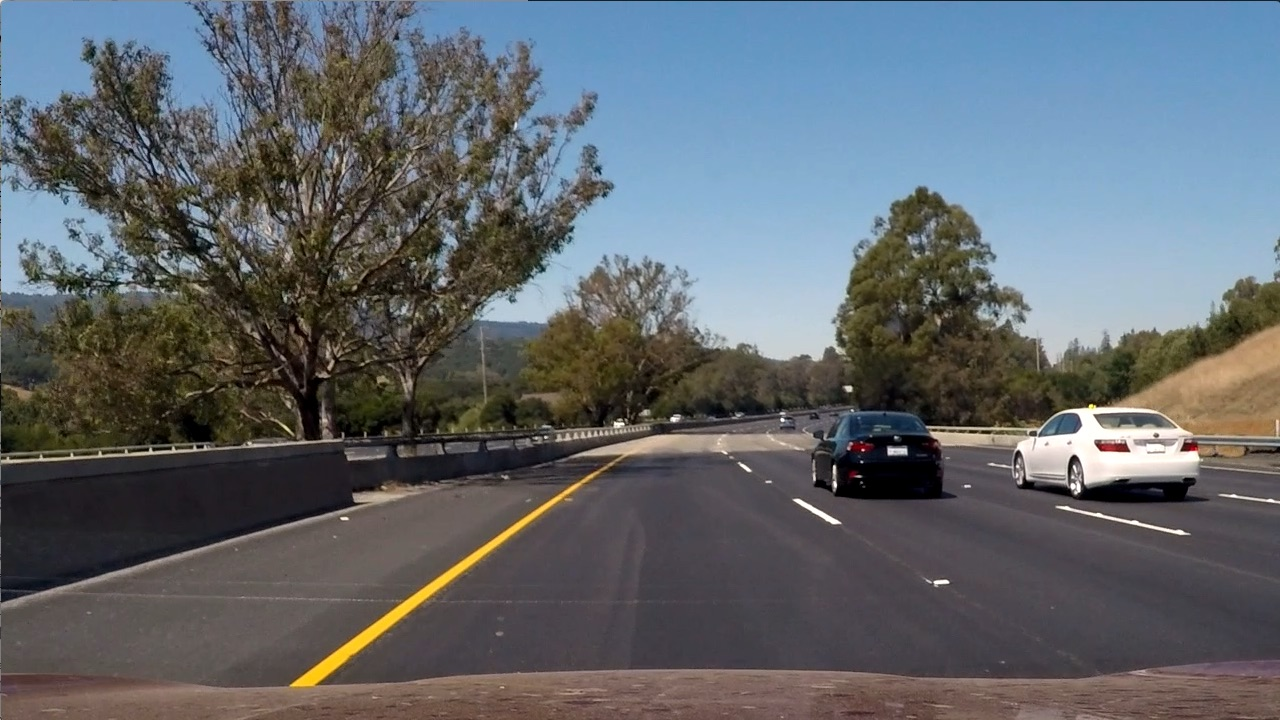
#> input picture SDC_01/calibration_wide/test6.jpg, 1280 x 720 px
$ jupyter execute 'SDC_01_16_31_Color and Gradient.ipynb'   (older library calls are emulated)
#> lines starting #> are read from the running program, lines starting #| are printed output that depends on the picture
[cell 1]
import numpy as np
import cv2
import matplotlib.pyplot as plt
import matplotlib.image as mpimg

[cell 2]
image = mpimg.imread('calibration_wide/test6.jpg')
#> image is the input picture: shape (720, 1280, 3); mean R, G, B 97, 102.6, 107.9
plt.imshow(image)

[cell 3]
hls = cv2.cvtColor(image, cv2.COLOR_RGB2HLS)
#> hls: shape (720, 1280, 3); mean of channels 0, 1, 2 76.7, 102.2, 57.5
s_channel = hls[:,:,2]
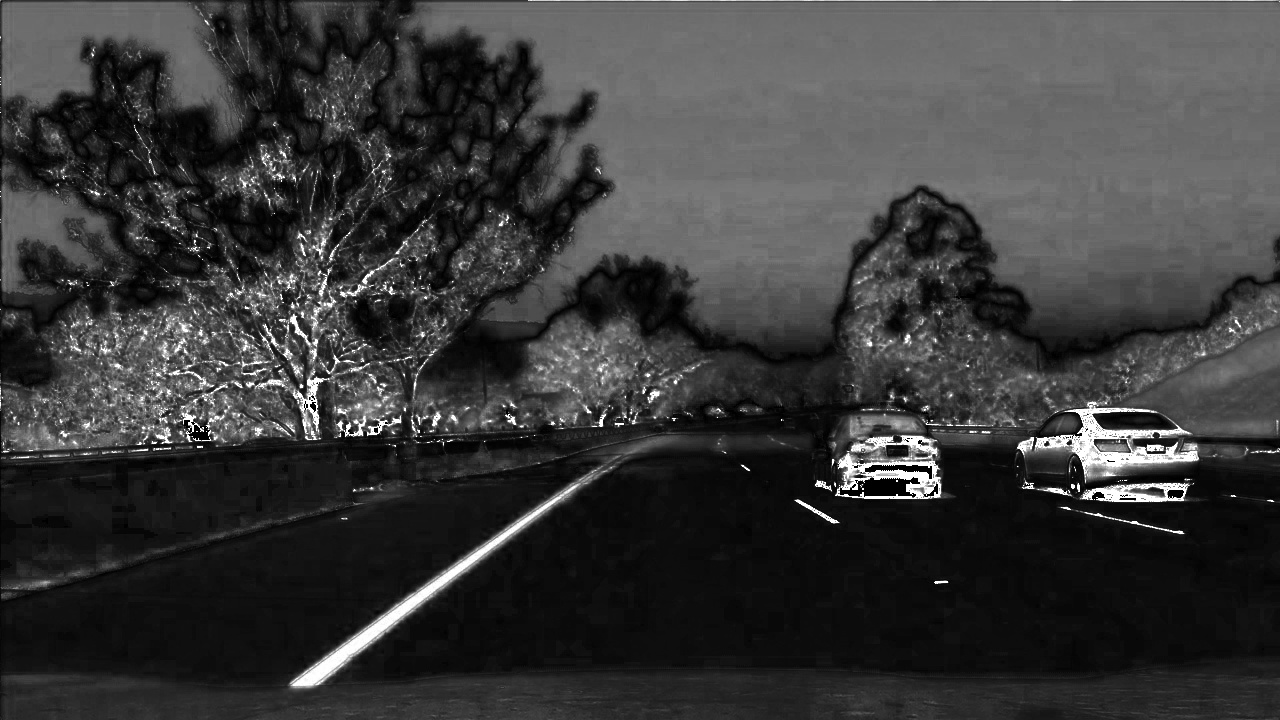
#> s_channel: shape (720, 1280); min 0, max 255, mean 57.5

# Threshold color channel
s_thresh_min = 170
s_thresh_max = 255
s_binary = np.zeros_like(s_channel)
s_binary[(s_channel >= s_thresh_min) & (s_channel <= s_thresh_max)] = 1

plt.imshow(s_binary)

[cell 4]
gray = cv2.cvtColor(image, cv2.COLOR_RGB2GRAY)
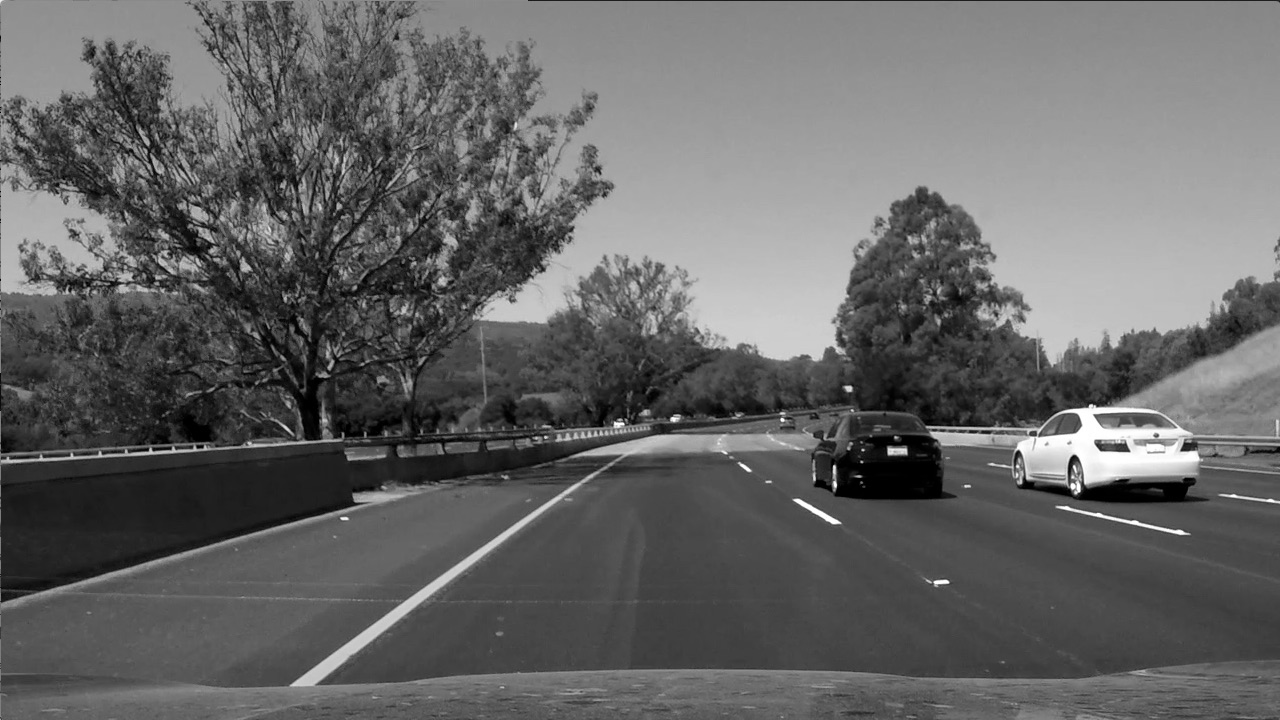
#> gray: shape (720, 1280); min 0, max 255, mean 101.5

# Sobel x
sobelx = cv2.Sobel(gray, cv2.CV_64F, 1, 0) # Take the derivative in x
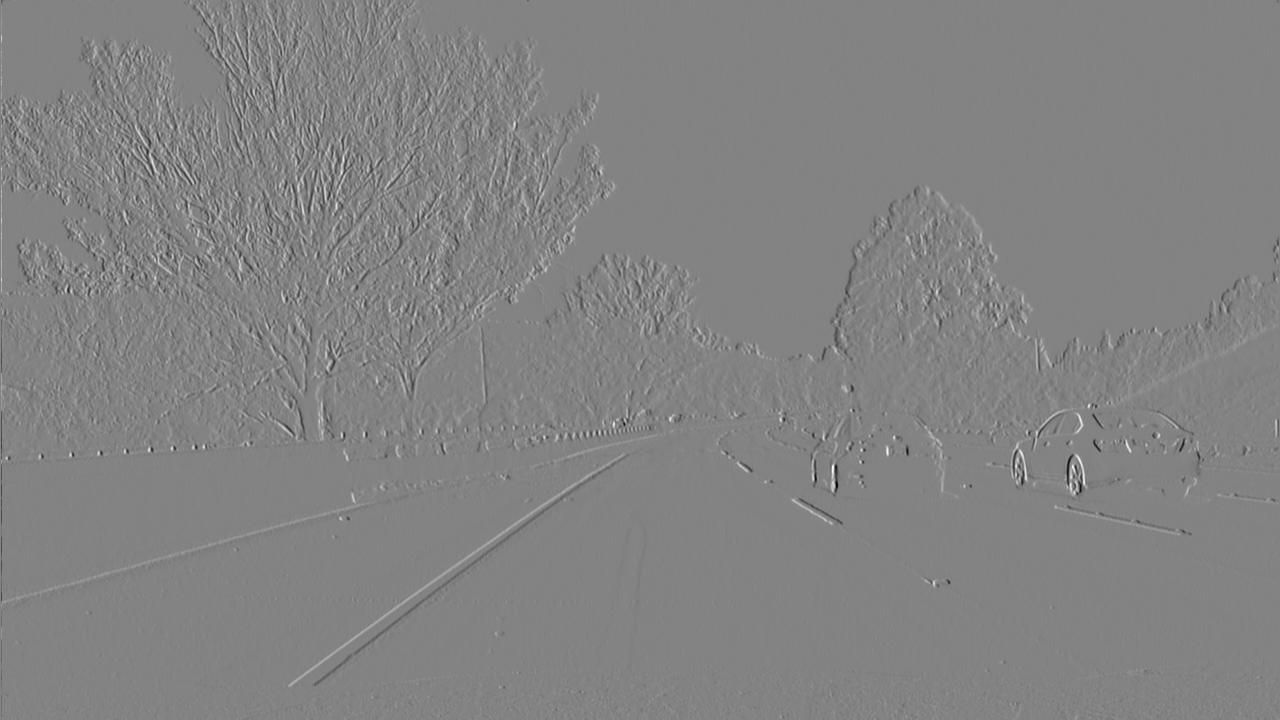
#> sobelx: shape (720, 1280) float64; min -859, max 812, mean 0.1; drawn with min black and max white
abs_sobelx = np.absolute(sobelx) # Absolute x derivative to accentuate lines away from horizontal
scaled_sobel = np.uint8(255*abs_sobelx/np.max(abs_sobelx))

# Threshold x gradient
thresh_min = 20
thresh_max = 100
sxbinary = np.zeros_like(scaled_sobel)
sxbinary[(scaled_sobel >= thresh_min) & (scaled_sobel <= thresh_max)] = 1

plt.imshow(sxbinary)

[cell 5]
color_binary = np.dstack(( np.zeros_like(sxbinary), sxbinary, s_binary)) * 255
plt.imshow(color_binary)
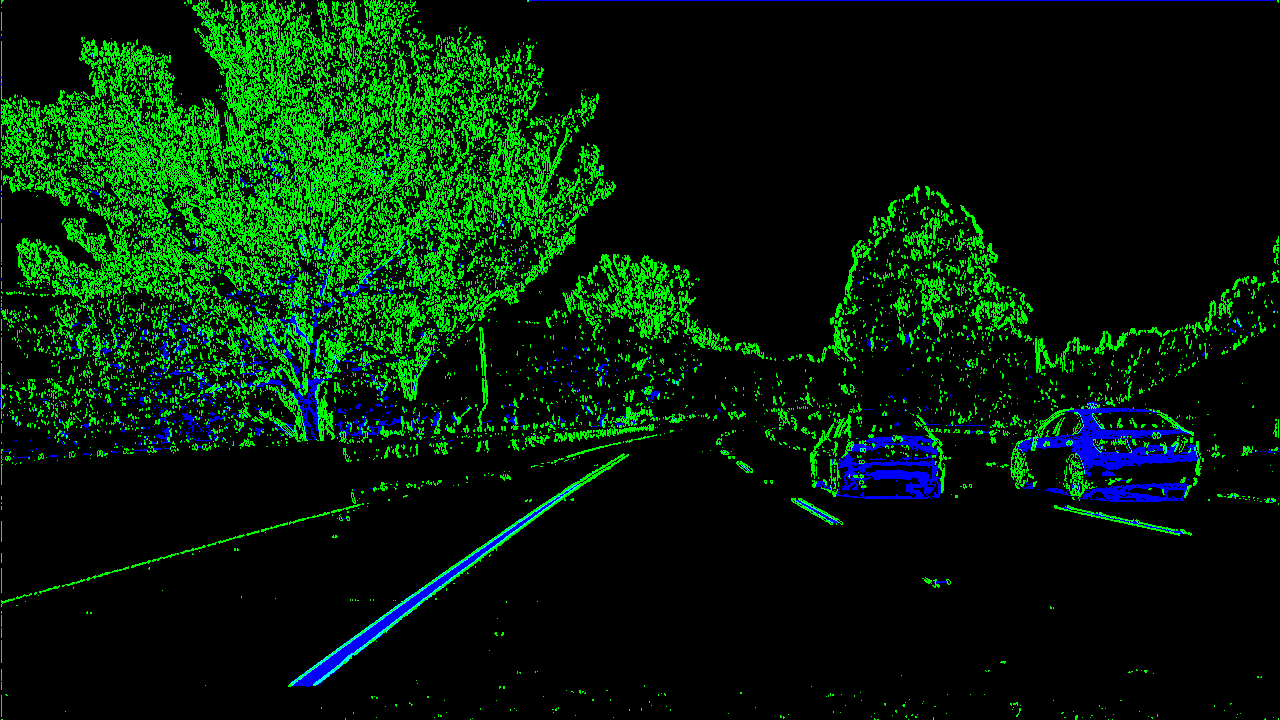
#> shown: shape (720, 1280, 3); mean R, G, B 0, 30.4, 5.5

[cell 6]
combined_binary = np.zeros_like(sxbinary)
combined_binary[(s_binary == 1) | (sxbinary == 1)] = 1
plt.imshow(combined_binary)
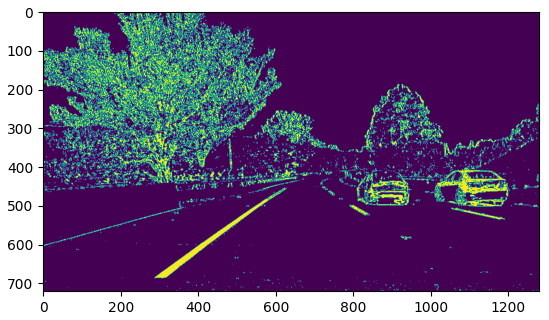
#> figure drawn by matplotlib, 1 panel

[cell 7]
f, (ax1, ax2) = plt.subplots(1, 2, figsize=(20,10))
ax1.set_title('Stacked thresholds')
ax1.imshow(color_binary)

ax2.set_title('Combined S channel and gradient thresholds')
ax2.imshow(combined_binary, cmap='gray')
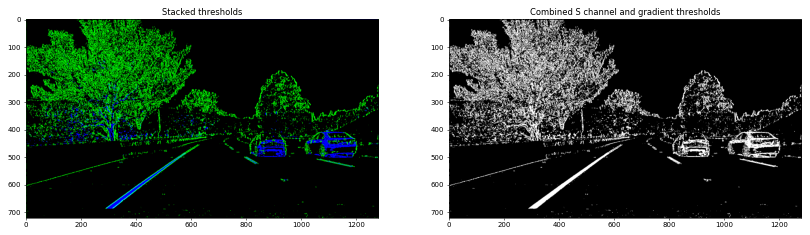
#> figure drawn by matplotlib, 2 panels

$ run again, with SDC_01/calibration_wide/GOPR0032.jpg copied over SDC_01/calibration_wide/test6.jpg
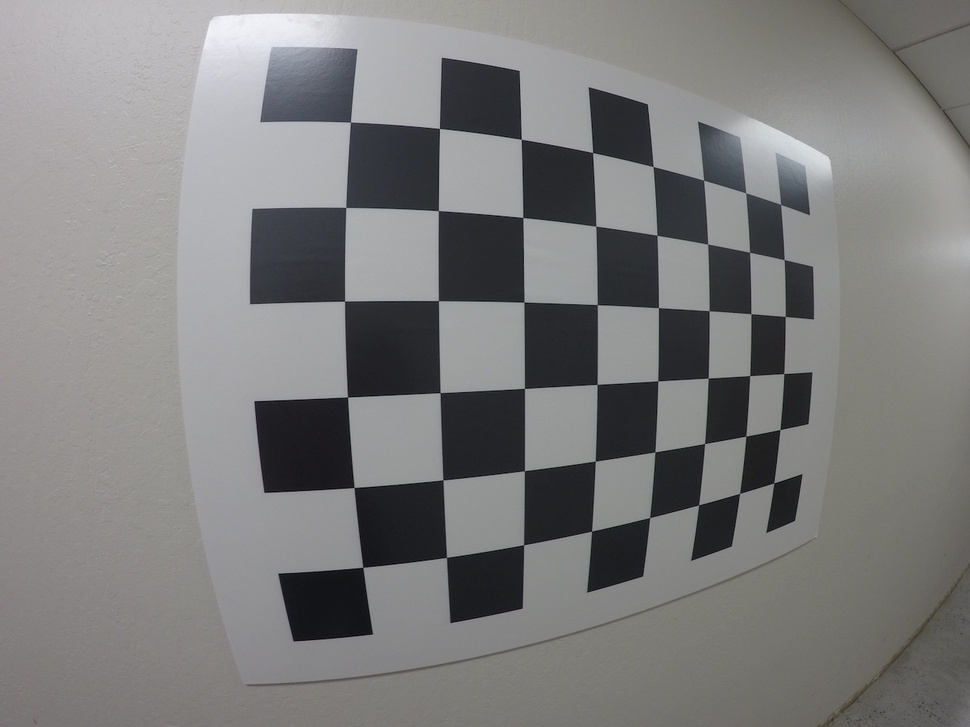
#> input picture SDC_01/calibration_wide/GOPR0032.jpg, 970 x 727 px, shrunk from 1280 x 960 before the run
#> image is the input picture: shape (727, 970, 3); mean R, G, B 125.1, 124.9, 124.7
#> hls: shape (727, 970, 3); mean of channels 0, 1, 2 68.3, 125.1, 8
#> `[cell 5] color_binary = np.dstack(( np.zeros_like(sxbinary), sxbinary,..`:
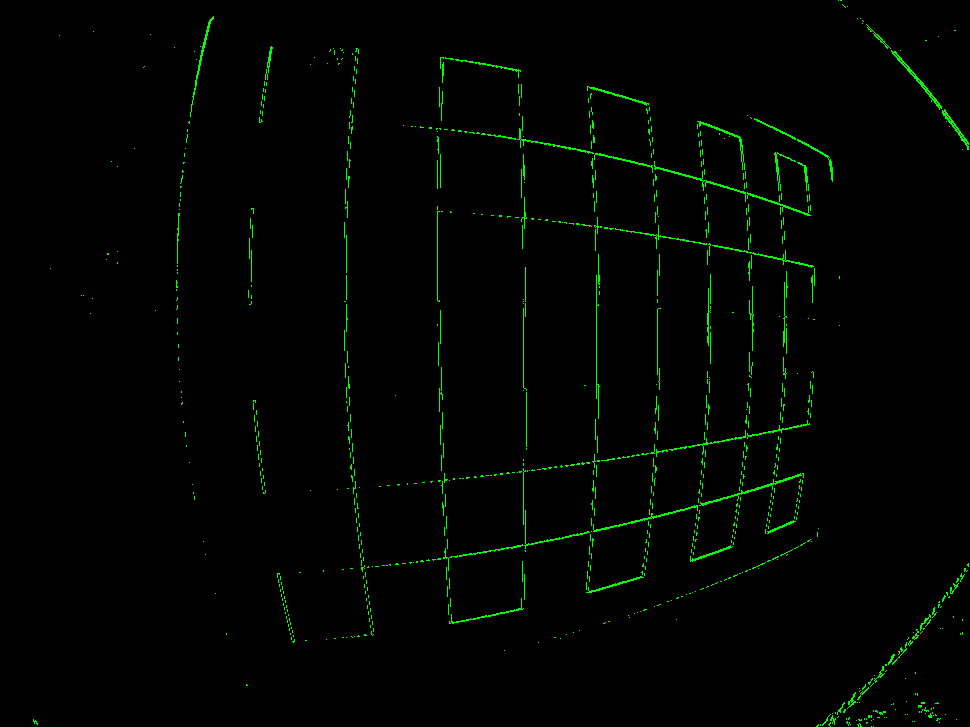
#> shown: shape (727, 970, 3); mean R, G, B 0, 3.8, 0
#> `[cell 7] f, (ax1, ax2) = plt.subplots(1, 2, figsize=(20,10)) ax1.set_t..`:
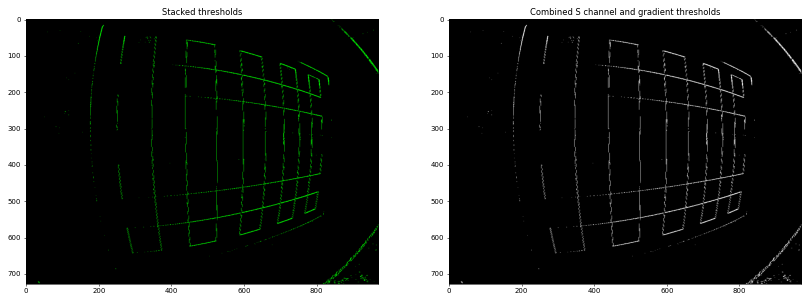
#> figure drawn by matplotlib, 2 panels

$ run again, with SDC_01/calibration_wide/GOPR0033.jpg copied over SDC_01/calibration_wide/test6.jpg
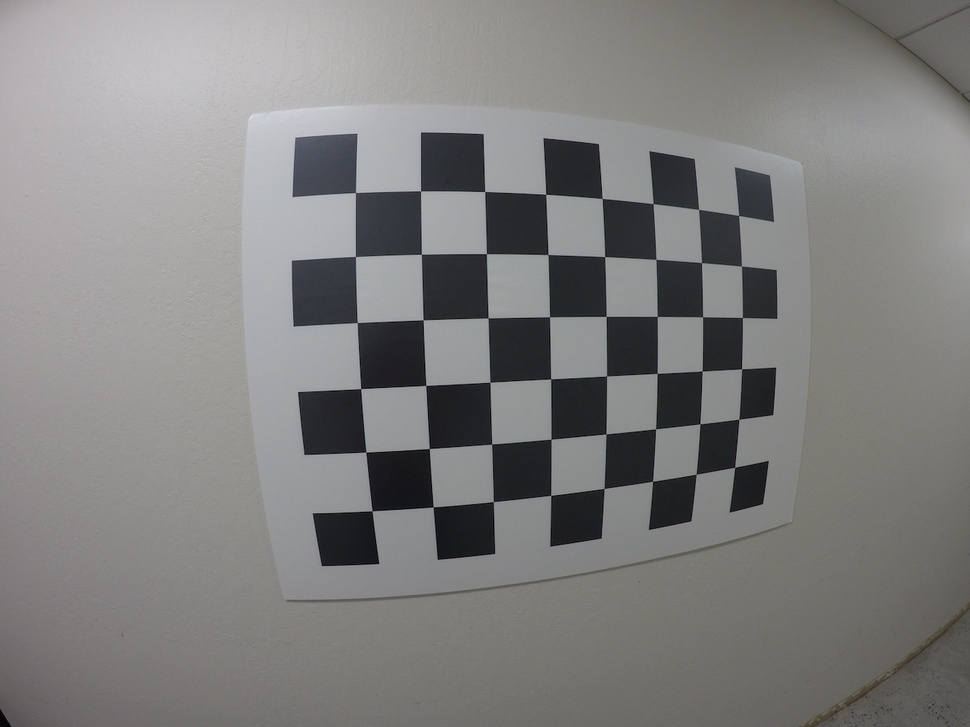
#> input picture SDC_01/calibration_wide/GOPR0033.jpg, 970 x 727 px, shrunk from 1280 x 960 before the run
#> image is the input picture: shape (727, 970, 3); mean R, G, B 128.1, 127.5, 126.8
#> hls: shape (727, 970, 3); mean of channels 0, 1, 2 67.9, 127.6, 6.9
#> `[cell 5] color_binary = np.dstack(( np.zeros_like(sxbinary), sxbinary,..`:
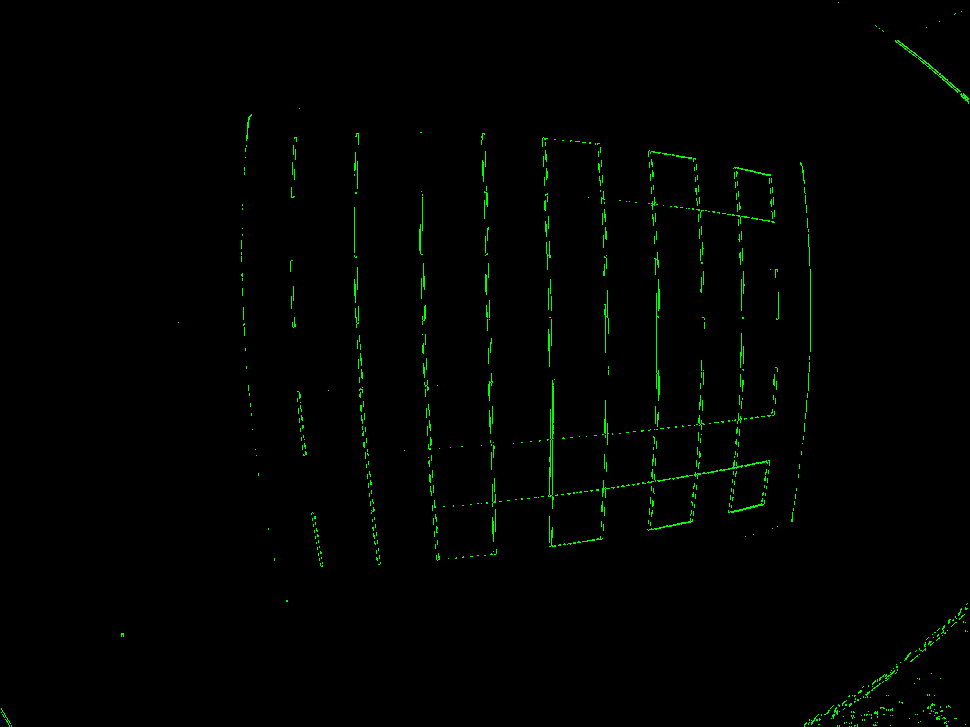
#> shown: shape (727, 970, 3); mean R, G, B 0, 2.4, 0
#> `[cell 7] f, (ax1, ax2) = plt.subplots(1, 2, figsize=(20,10)) ax1.set_t..`:
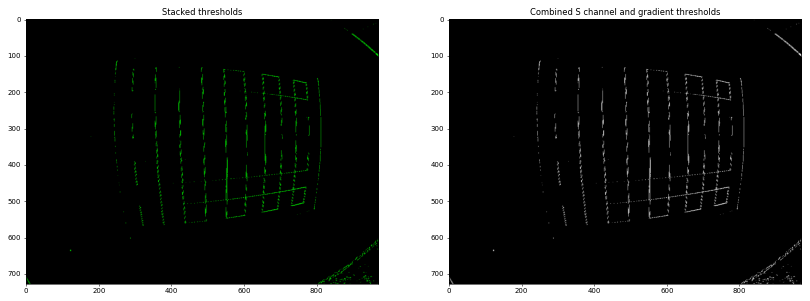
#> figure drawn by matplotlib, 2 panels

$ run again, with SDC_01/calibration_wide/GOPR0034.jpg copied over SDC_01/calibration_wide/test6.jpg
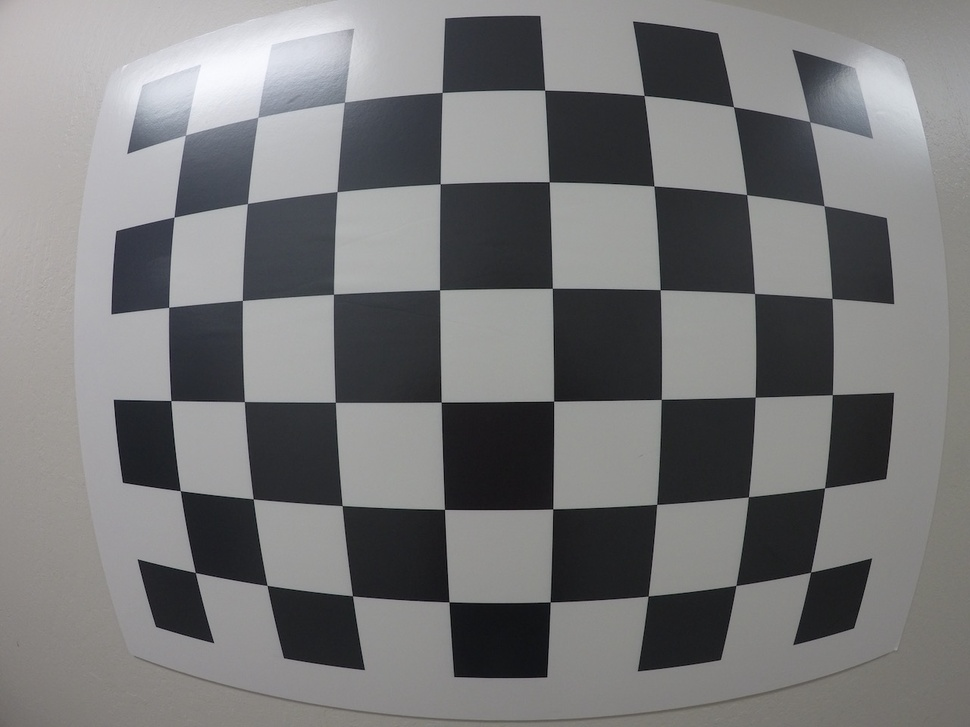
#> input picture SDC_01/calibration_wide/GOPR0034.jpg, 970 x 727 px, shrunk from 1280 x 960 before the run
#> image is the input picture: shape (727, 970, 3); mean R, G, B 119.1, 119.2, 120
#> hls: shape (727, 970, 3); mean of channels 0, 1, 2 72.8, 119.7, 8.7
#> `[cell 5] color_binary = np.dstack(( np.zeros_like(sxbinary), sxbinary,..`:
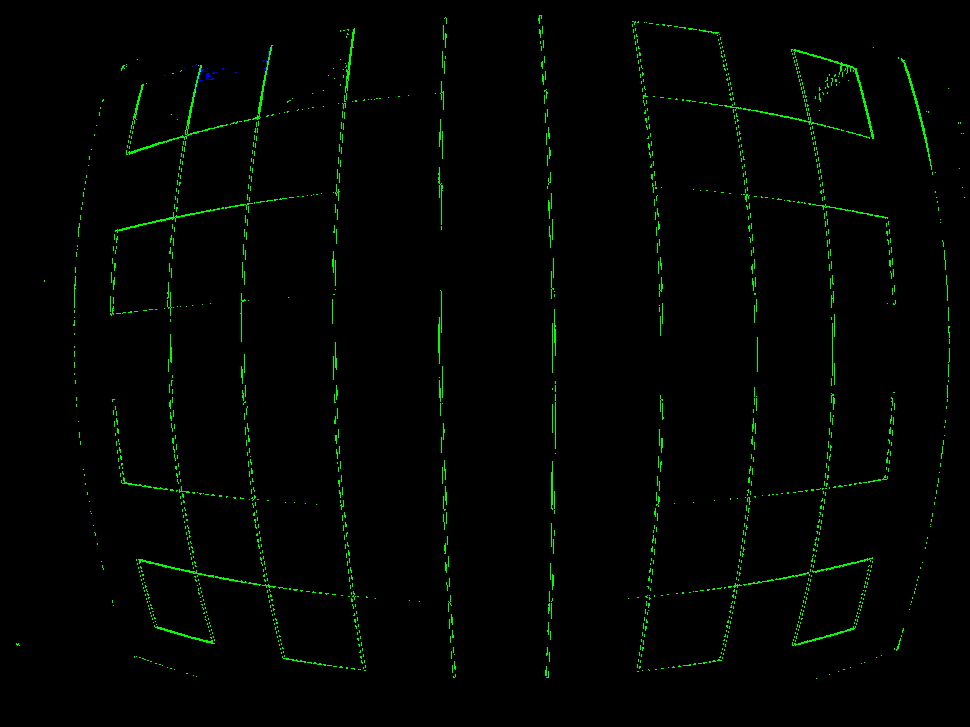
#> shown: shape (727, 970, 3); mean R, G, B 0, 3.9, 0
#> `[cell 7] f, (ax1, ax2) = plt.subplots(1, 2, figsize=(20,10)) ax1.set_t..`:
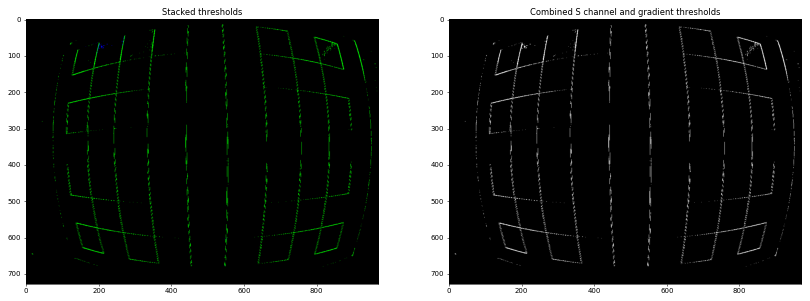
#> figure drawn by matplotlib, 2 panels
